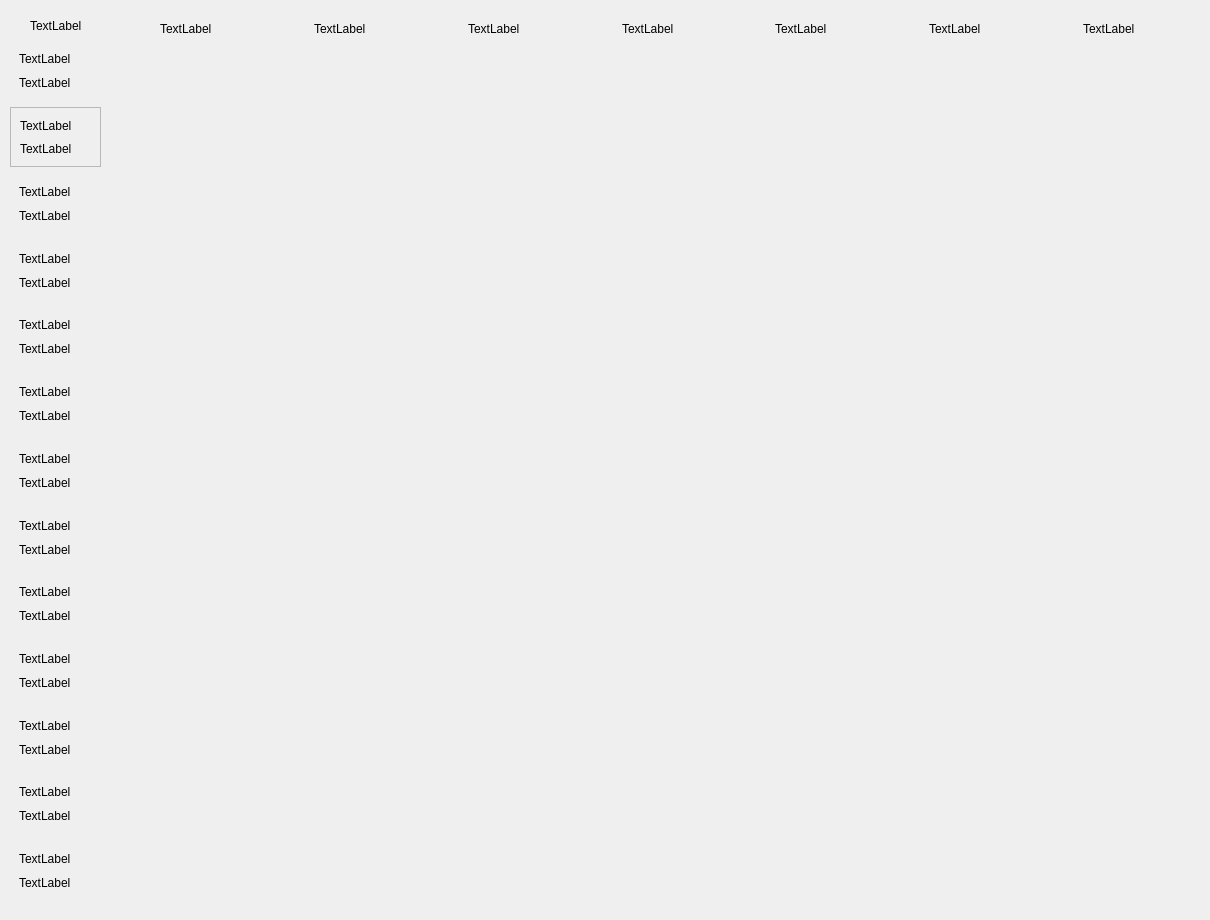
   <widget class="QWidget" name="page1">
    <widget class="QWidget" name="widget_16" native="true">
     <property name="geometry">
      <rect>
       <x>10</x>
       <y>0</y>
       <width>1191</width>
       <height>911</height>
      </rect>
     </property>
     <widget class="QLabel" name="firstweek">
      <property name="geometry">
       <rect>
        <x>20</x>
        <y>10</y>
        <width>111</width>
        <height>31</height>
       </rect>
      </property>
      <property name="text">
       <string>TextLabel</string>
      </property>
     </widget>
     <widget class="QWidget" name="widget" native="true">
      <property name="geometry">
       <rect>
        <x>0</x>
        <y>40</y>
        <width>91</width>
        <height>861</height>
       </rect>
      </property>
      <layout class="QVBoxLayout" name="verticalLayout_14">
       <item>
        <widget class="QWidget" name="widget_3" native="true">
         <layout class="QVBoxLayout" name="verticalLayout">
          <item>
           <widget class="QLabel" name="num1">
            <property name="text">
             <string>TextLabel</string>
            </property>
           </widget>
          </item>
          <item>
           <widget class="QLabel" name="first">
            <property name="text">
             <string>TextLabel</string>
            </property>
            <property name="scaledContents">
             <bool>false</bool>
            </property>
           </widget>
          </item>
         </layout>
        </widget>
       </item>
       <item>
        <widget class="QFrame" name="frame">
         <property name="frameShape">
          <enum>QFrame::StyledPanel</enum>
         </property>
         <property name="frameShadow">
          <enum>QFrame::Raised</enum>
         </property>
         <layout class="QVBoxLayout" name="verticalLayout_2">
          <item>
           <widget class="QLabel" name="num2">
            <property name="text">
             <string>TextLabel</string>
            </property>
           </widget>
          </item>
          <item>
           <widget class="QLabel" name="second">
            <property name="text">
             <string>TextLabel</string>
            </property>
           </widget>
          </item>
         </layout>
        </widget>
       </item>
       <item>
        <widget class="QWidget" name="widget_4" native="true">
         <layout class="QVBoxLayout" name="verticalLayout_3">
          <item>
           <widget class="QLabel" name="num3">
            <property name="text">
             <string>TextLabel</string>
            </property>
           </widget>
          </item>
          <item>
           <widget class="QLabel" name="third">
            <property name="text">
             <string>TextLabel</string>
            </property>
           </widget>
          </item>
         </layout>
        </widget>
       </item>
       <item>
        <widget class="QWidget" name="widget_5" native="true">
         <layout class="QVBoxLayout" name="verticalLayout_4">
          <item>
           <widget class="QLabel" name="num4">
            <property name="text">
             <string>TextLabel</string>
            </property>
           </widget>
          </item>
          <item>
           <widget class="QLabel" name="forth">
            <property name="text">
             <string>TextLabel</string>
            </property>
           </widget>
          </item>
         </layout>
        </widget>
       </item>
       <item>
        <widget class="QWidget" name="widget_6" native="true">
         <layout class="QVBoxLayout" name="verticalLayout_5">
          <item>
           <widget class="QLabel" name="num5">
            <property name="text">
             <string>TextLabel</string>
            </property>
           </widget>
          </item>
          <item>
           <widget class="QLabel" name="fifth">
            <property name="text">
             <string>TextLabel</string>
            </property>
           </widget>
          </item>
         </layout>
        </widget>
       </item>
       <item>
        <widget class="QWidget" name="widget_7" native="true">
         <layout class="QVBoxLayout" name="verticalLayout_6">
          <item>
           <widget class="QLabel" name="num6">
            <property name="text">
             <string>TextLabel</string>
            </property>
           </widget>
          </item>
          <item>
           <widget class="QLabel" name="sixth">
            <property name="text">
             <string>TextLabel</string>
            </property>
           </widget>
          </item>
         </layout>
        </widget>
       </item>
       <item>
        <widget class="QWidget" name="widget_8" native="true">
         <layout class="QVBoxLayout" name="verticalLayout_7">
          <item>
           <widget class="QLabel" name="num7">
            <property name="text">
             <string>TextLabel</string>
            </property>
           </widget>
          </item>
          <item>
           <widget class="QLabel" name="seventh">
            <property name="text">
             <string>TextLabel</string>
            </property>
           </widget>
          </item>
         </layout>
        </widget>
       </item>
       <item>
        <widget class="QWidget" name="widget_9" native="true">
         <layout class="QVBoxLayout" name="verticalLayout_8">
          <item>
           <widget class="QLabel" name="num8">
            <property name="text">
             <string>TextLabel</string>
            </property>
           </widget>
          </item>
          <item>
           <widget class="QLabel" name="eighth">
            <property name="text">
             <string>TextLabel</string>
            </property>
           </widget>
          </item>
         </layout>
        </widget>
       </item>
       <item>
        <widget class="QWidget" name="widget_10" native="true">
         <layout class="QVBoxLayout" name="verticalLayout_9">
          <item>
           <widget class="QLabel" name="num9">
            <property name="text">
             <string>TextLabel</string>
            </property>
           </widget>
          </item>
          <item>
           <widget class="QLabel" name="ninth">
            <property name="text">
             <string>TextLabel</string>
            </property>
           </widget>
          </item>
         </layout>
        </widget>
       </item>
       <item>
        <widget class="QWidget" name="widget_11" native="true">
         <layout class="QVBoxLayout" name="verticalLayout_10">
          <item>
           <widget class="QLabel" name="num10">
            <property name="text">
             <string>TextLabel</string>
            </property>
           </widget>
          </item>
          <item>
           <widget class="QLabel" name="tenth">
            <property name="text">
             <string>TextLabel</string>
            </property>
           </widget>
          </item>
         </layout>
        </widget>
       </item>
       <item>
        <widget class="QWidget" name="widget_12" native="true">
         <layout class="QVBoxLayout" name="verticalLayout_11">
          <item>
           <widget class="QLabel" name="num11">
            <property name="text">
             <string>TextLabel</string>
            </property>
           </widget>
          </item>
          <item>
           <widget class="QLabel" name="eleventh">
            <property name="text">
             <string>TextLabel</string>
            </property>
           </widget>
          </item>
         </layout>
        </widget>
       </item>
       <item>
        <widget class="QWidget" name="widget_13" native="true">
         <layout class="QVBoxLayout" name="verticalLayout_12">
          <item>
           <widget class="QLabel" name="num12">
            <property name="text">
             <string>TextLabel</string>
            </property>
           </widget>
          </item>
          <item>
           <widget class="QLabel" name="twelfth">
            <property name="text">
             <string>TextLabel</string>
            </property>
           </widget>
          </item>
         </layout>
        </widget>
       </item>
       <item>
        <widget class="QWidget" name="widget_14" native="true">
         <layout class="QVBoxLayout" name="verticalLayout_13">
          <item>
           <widget class="QLabel" name="num13">
            <property name="text">
             <string>TextLabel</string>
            </property>
           </widget>
          </item>
          <item>
           <widget class="QLabel" name="thirteenth">
            <property name="text">
             <string>TextLabel</string>
            </property>
           </widget>
          </item>
         </layout>
        </widget>
       </item>
      </layout>
     </widget>
     <widget class="QWidget" name="widget_2" native="true">
      <property name="geometry">
       <rect>
        <x>150</x>
        <y>10</y>
        <width>1071</width>
        <height>37</height>
       </rect>
      </property>
      <layout class="QHBoxLayout" name="horizontalLayout">
       <item>
        <widget class="QLabel" name="mon">
         <property name="text">
          <string>TextLabel</string>
         </property>
        </widget>
       </item>
       <item>
        <widget class="QLabel" name="tue">
         <property name="text">
          <string>TextLabel</string>
         </property>
        </widget>
       </item>
       <item>
        <widget class="QLabel" name="wed">
         <property name="text">
          <string>TextLabel</string>
         </property>
        </widget>
       </item>
       <item>
        <widget class="QLabel" name="thu">
         <property name="text">
          <string>TextLabel</string>
         </property>
        </widget>
       </item>
       <item>
        <widget class="QLabel" name="fri">
         <property name="text">
          <string>TextLabel</string>
         </property>
        </widget>
       </item>
       <item>
        <widget class="QLabel" name="sat">
         <property name="text">
          <string>TextLabel</string>
         </property>
        </widget>
       </item>
       <item>
        <widget class="QLabel" name="sun">
         <property name="text">
          <string>TextLabel</string>
         </property>
        </widget>
       </item>
      </layout>
     </widget>
     <widget class="QWidget" name="widget_15" native="true">
      <property name="geometry">
       <rect>
        <x>100</x>
        <y>50</y>
        <width>1061</width>
        <height>851</height>
       </rect>
      </property>
      <property name="styleSheet">
       <string notr="true"/>
      </property>
     </widget>
    </widget>
   </widget>
